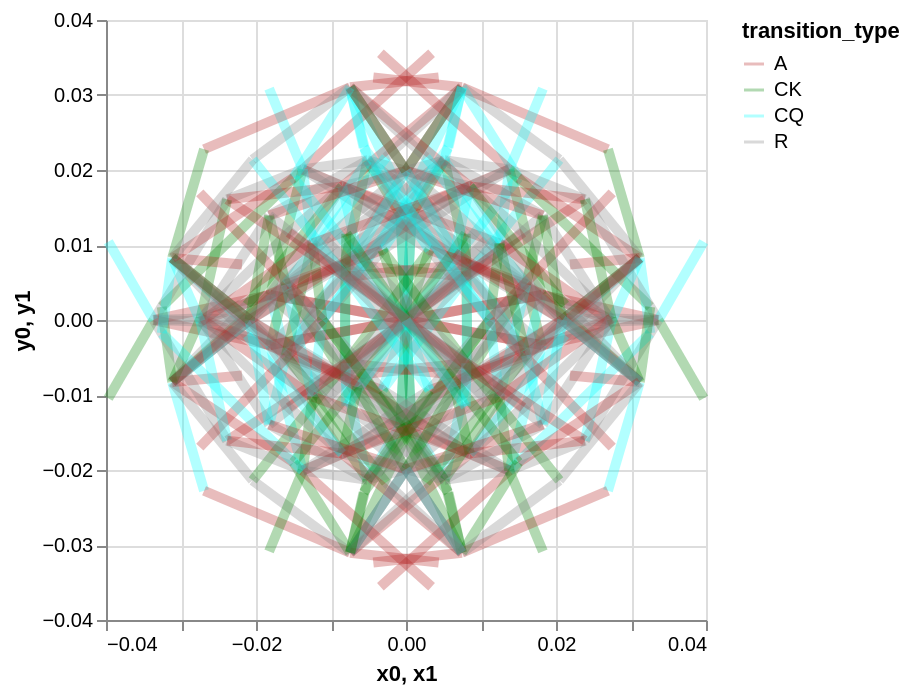

Here is the notebook cell this chart was saved with:
### Markdown cell above
## altair-based 2D visualisation

### Code cell
_DEPTH = 3

_TRANSITION_COLOURS = {
    "domain": ["A", "CK", "CQ", "R"],
    "range": ["firebrick", "green", "aqua", "grey"],
}

_edges_df = (
    transitions.lazy()
    .filter(pl.col("transition_depth") < _DEPTH)
    .join(
        spectral_embeddings.lazy().select(start_pos="pos", x0="x", y0="y", z0="z"),
        on="start_pos",
    )
    .join(
        spectral_embeddings.lazy().select(end_pos="pos", x1="x", y1="y", z1="z"),
        on="end_pos",
    )
    .collect()
)

(
    alt.Chart(_edges_df)
    .mark_rule(strokeWidth=5, opacity=0.3)
    .encode(
        alt.X("x0"),
        alt.X2("x1"),
        alt.Y("y0"),
        alt.Y2("y1"),
        alt.Color("transition_type:N").scale(**_TRANSITION_COLOURS),  # type: ignore
    )
    .properties(width=300, height=300)
)

### Figure 1 — Vega-Lite specification as saved in the notebook (floating-point values rounded to 4 significant figures; data arrays with more than 128 entries replaced by an {"elided": "..."} marker saying what was removed)
{"config": {"view": {"continuousWidth": 300, "continuousHeight": 300}}, "data": {"name": "data-9eb8d13a4a122e3bdb4b44e53a63bf84"}, "mark": {"type": "rule", "opacity": 0.3, "strokeWidth": 5}, "encoding": {"color": {"field": "transition_type", "scale": {"domain": ["A", "CK", "CQ", "R"], "range": ["firebrick", "green", "aqua", "grey"]}, "type": "nominal"}, "x": {"field": "x0", "type": "quantitative"}, "x2": {"field": "x1"}, "y": {"field": "y0", "type": "quantitative"}, "y2": {"field": "y1"}}, "height": 300, "width": 300, "$schema": "https://vega.github.io/schema/vega-lite/v6.4.1.json", "datasets": {"data-9eb8d13a4a122e3bdb4b44e53a63bf84": {"elided": "448 records"}}}
